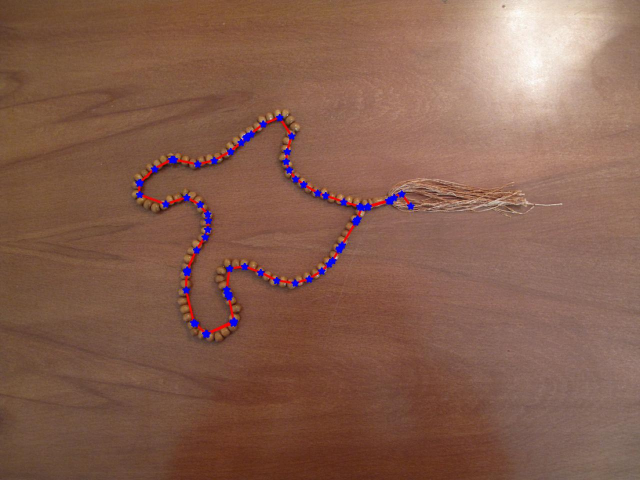
#> input picture res11.jpg, 1280 x 960 px, given in place of tasbih.jpg, which was not available (shown at 1/2 size)
$ python q5.py   (older library calls are emulated)
#> lines starting #> are read from the running program, lines starting #| are printed output that depends on the picture; after the words box and inside, x2 and y2 are one past the last pixel; in counts of white or black regions, pixels touching at a corner belong together; pictures that were not available may be replaced by others from this repository, and a replacement may not be noted
import numpy as np
import os
import math
import cv2
from matplotlib import pyplot as plt
from skimage import filters

#load and show


img_tasbih = plt.imread('tasbih.jpg')
#> img_tasbih is the input picture: shape (960, 1280, 3); mean R, G, B 133.9, 95.1, 78.8
i=cv2.imread('tasbih.jpg')
def get_points(event,x,y,f,h):
    if event == cv2.EVENT_LBUTTONDBLCLK:
        # print("ggg")
        c=(y,x)
        points.append(c)

a=input('choose an option by entering its number:\n'
        '1:using client input by clicking on the birds\n'
        '2:use default points\n')
#> the answer given: 1
numofpoints = 0
points=[]
if(a=='1'):
    print('double click the picture on the points you want \n '
          'at the end press e button to let the program running')
#arbitrary points on the birds
    cv2.namedWindow("tasbih",cv2.WINDOW_NORMAL)
    cv2.setMouseCallback("tasbih", get_points)
    while True:
        cv2.imshow("tasbih",i)
        if cv2.waitKey(1)& 0xFF == ord('e') :
#> (key e is pressed here)
            print('dd')
            break
    cv2.destroyAllWindows()
    numofpoints =len(points)
    points=np.array(points)

elif(a=='2'):
    numofpoints = 100
    s = np.linspace(0, 2 * np.pi, numofpoints)
    x = 449 + 251 * np.cos(s)
    y = 399 + 298 * np.sin(s)

    points = np.transpose(np.array([y, x]))

def find_best_index(points2,move_energy,next_step):
    min_energy = math.inf
    index = 0
    for t in range(the_motion_limit*the_motion_limit):
        if move_energy[numofpoints - 1, t] < min_energy:
            min_energy = move_energy[numofpoints - 1, t]
            index = t
    points2[0] = find_position_linear(points2[numofpoints - 1],index)
    for k in range(numofpoints - 1):
        index = next_step[numofpoints - k - 1, index]
        points2[numofpoints - k - 1] =find_position_linear(points2[numofpoints - k - 2],index)
    return points2
def draw_and_save_curve(img,points,fileName=None):
    plt.gca().set_axis_off()
    plt.subplots_adjust(top=1, bottom=0, right=1, left=0)
    plt.margins(0, 0)
    plt.imshow(img)
    plt.plot(points[:, 1], points[:, 0], '-r')
    plt.plot(points[:, 1], points[:, 0], '*b', markersize=5)
    plt.savefig(fileName, dpi=200)
    plt.close('all')
print(points)
#find gradient
# img_blured=cv2.GaussianBlur(img_tasbih,(3,3),8)

# gradiant+=gradiant_r

# p = filters.gaussian(img_tasbih, 3, multichannel=True)

gradiant = np.zeros(img_tasbih.shape[:2])
gradiant_b=np.sqrt(filters.sobel_h(img_tasbih[:,:, 0]) ** 2 + filters.sobel_v(img_tasbih[:,:, 0]) ** 2)
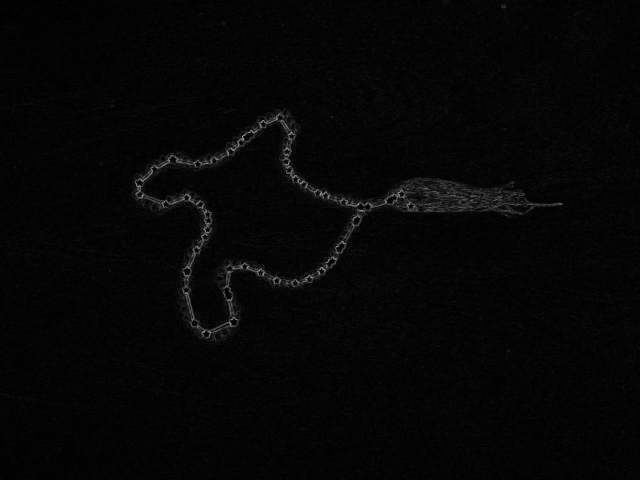
#> gradiant_b: shape (960, 1280) float64 (shown at 1/2 size); min 0, max 0.794, mean 0.0247
gradiant_g=np.sqrt(filters.sobel_h(img_tasbih[:,:, 1]) ** 2 + filters.sobel_v(img_tasbih[:,:, 1]) ** 2)
gradiant_r=np.sqrt(filters.sobel_h(img_tasbih[:,:, 2]) ** 2 + filters.sobel_v(img_tasbih[:,:, 2]) ** 2)
gradiant+=gradiant_b
gradiant+=gradiant_g
gradiant+=gradiant_r
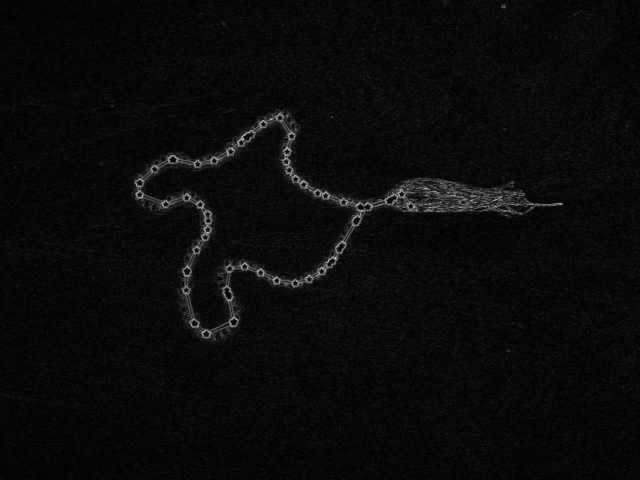
#> gradiant: shape (960, 1280) float64 (shown at 1/2 size); min 0, max 1.75, mean 0.0732; drawn with min black and max white
g=np.round(255*(gradiant-np.min(gradiant))/np.max(gradiant)).astype(np.uint8)
ret2,th2 = cv2.threshold(g,0,255,cv2.THRESH_BINARY+cv2.THRESH_OTSU)
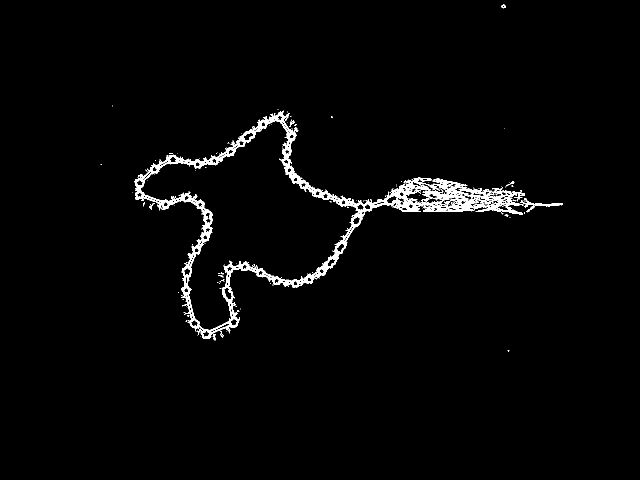
#> th2: shape (960, 1280) (shown at 1/2 size); 2% white; 204 white regions (188 under 20 px), largest, box (x1, y1, x2, y2) and area: (268, 221, 1050, 677) 22663, (1047, 396, 1126, 415) 342, (833, 366, 880, 381) 110
#> ret2 = 52
thr=(ret2*np.max(gradiant)/255+np.min(gradiant))+0.0026
#> thr = 0.36

mask=np.where(gradiant > thr,1,0)
#> mask: shape (960, 1280) int64; values 0 (black) and 1 (white), 2% white; 205 white regions (188 under 20 px), largest, box (x1, y1, x2, y2) and area: (268, 221, 1050, 677) 22702, (1046, 396, 1126, 415) 346, (833, 366, 880, 381) 110
gradiant = gradiant * mask
gradiant = filters.gaussian(gradiant, 7)

#make directory for images to mp4
name = 'pics'
try:
    os.makedirs(name)
except:
    print('directory alreagy exist')
the_motion_limit=5
frame_rate=5
iteration_number=200
points2=points.copy()
a=2.2e-05
b=3.1e-06
c=10.0
#
def find_position_linear(p,t):
    return p+(t / the_motion_limit - the_motion_limit//2, t % the_motion_limit - the_motion_limit//2)
for i in range(iteration_number):
    move_energy = np.zeros((numofpoints, the_motion_limit*the_motion_limit))
    next_step = move_energy.copy().astype(np.uint8)
    for j in range(numofpoints):
        mean_diffrence = points2 - np.roll(points2, 1, axis=0)
        mean_diffrence = np.sqrt(mean_diffrence[:, 0] ** 2 + mean_diffrence[:, 1] ** 2).mean(axis=0)
        dif_mean = points2 - (points2).mean(axis=0)
        dif_mean = np.sqrt(dif_mean[:, 0] ** 2 + dif_mean[:, 1] ** 2)
        dif_mean = (dif_mean).mean(axis=0)
        for k in range(the_motion_limit*the_motion_limit):
            current = find_position_linear(points2[j],k)
            t=np.zeros((the_motion_limit*the_motion_limit))
            t.fill(np.Inf)
            for l in range(the_motion_limit*the_motion_limit):
                previous = find_position_linear(points2[j-1],l)
                val = move_energy[j - 1, l]
                val += a * (np.linalg.norm(current - previous) ** 2 - mean_diffrence) ** 2
                t[l]=val
            r=np.min(t)
            r += b * (np.linalg.norm(current - (points2).mean( axis=0)) ** 2 - dif_mean / 2) ** 2 *(
                    1 - np.tanh(10*(gradiant[tuple(current.astype(int))]))) -c * gradiant[tuple(current.astype(int))]
            move_energy[j, k] = r
            next_step[j, k] = t.argmin()
#> (the run stopped early here; a loop or call above may not have finished)
